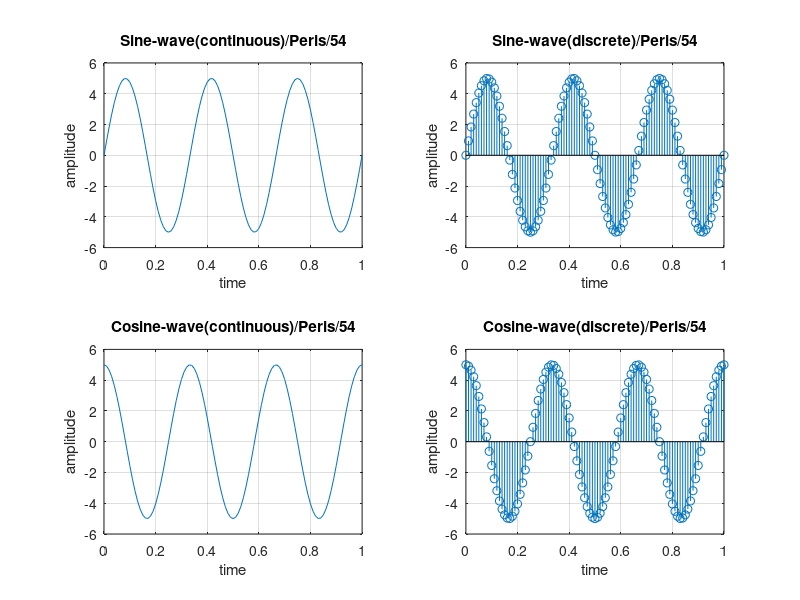

Here is the MATLAB script that generated this plot:
clc;
close all;
clear all;
a=5;
f=3;
t=0:0.01:1;
x=a*sin(2*pi*f*t);
y=a*cos(2*pi*f*t);
subplot(2,2,1);
plot(t,x);
xlabel('time');
ylabel('amplitude');
title('Sine-wave(continuous)/Peris/54');
grid on;
subplot(2,2,2);
stem(t,x);
xlabel('time');
ylabel('amplitude');
title('Sine-wave(discrete)/Peris/54');
grid on;
subplot(2,2,3);
plot(t,y);
xlabel('time');
ylabel('amplitude');
title('Cosine-wave(continuous)/Peris/54');
grid on;
subplot(2,2,4);
stem(t,y);
xlabel('time');
ylabel('amplitude');
title('Cosine-wave(discrete)/Peris/54');
grid on;